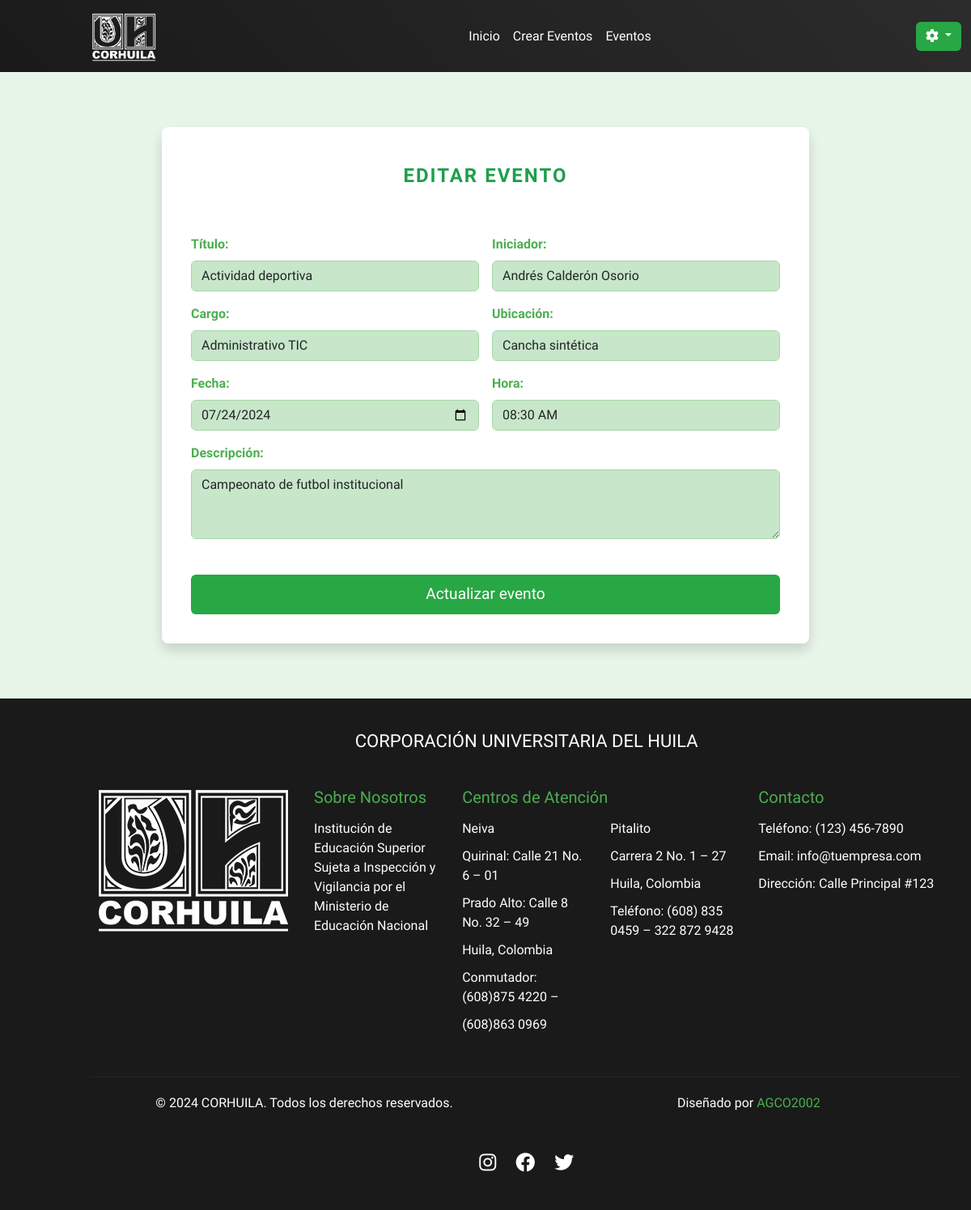
Page /editar_evento.php?id_evento=85 (signed in) on the committed database.
### tables this page shows
CREATE TABLE `eventos` (
  `id_evento` int(11) NOT NULL,
  `titulo` varchar(255) NOT NULL,
  `iniciador` varchar(100) NOT NULL,
  `cargo` varchar(100) NOT NULL,
  `descripcion` text NOT NULL,
  `fecha` date NOT NULL,
  `hora` time NOT NULL,
  `ubicacion` varchar(255) NOT NULL
);

### editar_evento.php (the view, shortened to what this page needs)
<?php
$idEvento = $_GET['id_evento'];
$db = new mysqli('localhost', 'root', '', 'corhuila');
$consulta = "SELECT titulo, iniciador, cargo, descripcion, fecha, hora, ubicacion FROM eventos WHERE id_evento = ?";
$stmt = $db->prepare($consulta);
$stmt->bind_param('i', $idEvento);
$stmt->execute();
$stmt->bind_result($titulo, $iniciador, $cargo, $descripcion, $fecha, $hora, $ubicacion);
$hora_ampm = date("h:i A", strtotime($hora));
?>
<!DOCTYPE html>
<html lang="es">
<head>
    <link href="https://cdn.jsdelivr.net/npm/bootstrap@5.3.0-alpha1/dist/css/bootstrap.min.css" rel="stylesheet">
    <link href="https://cdnjs.cloudflare.com/ajax/libs/font-awesome/6.4.0/css/all.min.css" rel="stylesheet">
    <link href="styles/estilo_editar_eventos.css" rel="stylesheet">
</head>
<body>
    <nav class="navbar navbar-expand-lg navbar-dark bg-dark">
        <div class="container-fluid custom-container">
            <a class="navbar-brand custom-logo" href="#">
                <img src="assets/CORHUILA.png" alt="Logo" width="80" height="60" class="d-inline-block align-text-top">
            </a>
            <div class="collapse navbar-collapse custom-navbar" id="navbarNav">
                <ul class="navbar-nav me-auto mb-2 mb-lg-0">
                    <li class="nav-item">
                        <a class="nav-link" href="index.php">Inicio</a>
                    </li>
                    <li class="nav-item">
                        <a class="nav-link" href="crear_eventos.php">Crear Eventos</a>
                    </li>
                    <li class="nav-item">
                        <a class="nav-link" href="mostrar_eventos.php">Eventos</a>
                    </li>
                </ul>
                <div class="dropdown">
                    <button class="btn btn-secondary dropdown-toggle" type="button" id="dropdownMenuButton" data-bs-toggle="dropdown" aria-expanded="false">
                        <i class="fas fa-cog"></i>
                    </button>
                </div>
            </div>
        </div>
    </nav>
    <div class="container mt-5">
        <div class="card">
            <div class="card-body">
                <h1 class="text-center mb-5 text-success">Editar evento</h1>
                <form action="php/actualizar_evento.php" method="post">
                    <div class="row g-3">
                        <div class="col-md-6">
                            <label for="titulo" class="form-label">Título:</label>
                            <input type="text" class="form-control" id="titulo" name="titulo" value="<?php echo $titulo; ?>" required>
                        </div>
                        <div class="col-md-6">
                            <label for="iniciador" class="form-label">Iniciador:</label>
                            <input type="text" class="form-control" id="iniciador" name="iniciador" value="<?php echo $iniciador; ?>" required>
                        </div>
                        <div class="col-md-6">
                            <label for="cargo" class="form-label">Cargo:</label>
                            <input type="text" class="form-control" id="cargo" name="cargo" value="<?php echo $cargo; ?>" required>
                        </div>
                        <div class="col-md-6">
                            <label for="ubicacion" class="form-label">Ubicación:</label>
                            <input type="text" class="form-control" id="ubicacion" name="ubicacion" value="<?php echo $ubicacion; ?>" required>
                        </div>
                        <div class="col-md-6">
                            <label for="fecha" class="form-label">Fecha:</label>
                            <input type="date" class="form-control" id="fecha" name="fecha" value="<?php echo $fecha; ?>" required>
                        </div>
                        <div class="col-md-6">
                            <label for="hora" class="form-label">Hora:</label>
                            <input type="text" class="form-control" id="hora" name="hora" value="<?php echo $hora_ampm; ?>" pattern="(0[1-9]|1[0-2]):[0-5][0-9] (AM|PM)" placeholder="hh:mm AM/PM" required>
                        </div>
                        <div class="col-12">
                            <label for="descripcion" class="form-label">Descripción:</label>
                            <textarea class="form-control" id="descripcion" name="descripcion" rows="3" required><?php echo $descripcion; ?></textarea>
                        </div>
                        <div class="col-12 mt-4">
                            <button type="submit" class="btn btn-success w-100">Actualizar evento</button>
                        </div>
                    </div>
                </form>
            </div>
        </div>
    </div>
    <footer class="footer mt-5">
        <div class="container-fluid custom-container">
            <h1 class="text-center">Corporación Universitaria del Huila</h1>
            <br>
            <div class="row">
                <div class="col-md-3 col-sm-12 mb-3">
                    <center><img src="assets/CORHUILA.png" alt="Logo" class="footer-logo"></center>
                </div>
                <div class="col-md-2 col-sm-6 mb-3">
                    <h5>Sobre Nosotros</h5>
                    <p>Institución de Educación Superior Sujeta a Inspección y Vigilancia por el Ministerio de Educación Nacional</p>
                </div>
                <div class="col-md-4 col-sm-6 mb-3">
                    <h5>Centros de Atención</h5>
                    <div class="row">
                        <div class="col-sm-6">
                            <ul class="list-unstyled">
                                <li>Neiva</li>
                                <li>Quirinal: Calle 21 No. 6 – 01</li>
                                <li>Prado Alto: Calle 8 No. 32 – 49</li>
                                <li>Huila, Colombia</li>
                                <li>Conmutador: (608)875 4220 –</li>
                                <li>(608)863 0969</li>
                            </ul>
                        </div>
                        <div class="col-sm-6">
                            <ul class="list-unstyled">
                                <li>Pitalito</li>
                                <li>Carrera 2 No. 1 – 27</li>
                                <li>Huila, Colombia</li>
                                <li>Teléfono: (608) 835 0459 – 322 872 9428</li>
                            </ul>
                        </div>
                    </div>
                </div>
                <div class="col-md-3 col-sm-6 mb-3">
                    <h5>Contacto</h5>
                    <ul class="list-unstyled">
                        <li>Teléfono: (123) 456-7890</li>
                        <li>Email: info@tuempresa.com</li>
                        <li>Dirección: Calle Principal #123</li>
                    </ul>
                </div>
            </div>
            <hr>
            <div class="row mt-3">
                <div class="col-md-6 col-sm-12 mb-2 text-center">
                    <p>&copy; 2024 CORHUILA. Todos los derechos reservados.</p>
                </div>
                <div class="col-md-6 col-sm-12 mb-2 text-md-end text-center">
                    <p class="text-center">Diseñado por <span>AGCO2002</span></p>
                </div>
            </div>
            <div class="social-icons">
                <a href="https://www.instagram.com/corhuilaoficial/" class="social-icon"><i class="fab fa-instagram"></i></a>
                <a href="https://www.facebook.com/UHCorhuila" class="social-icon"><i class="fab fa-facebook"></i></a>
                <a href="https://x.com/i/flow/login?redirect_after_login=%2Fcorhuila" class="social-icon"><i class="fab fa-twitter"></i></a>
            </div>
        </div>
    </footer>
</body>
</html>

### styles/estilo_editar_eventos.css (style rules this page uses)
html, body { height: 100%; margin: 0; padding: 0; overflow-x: hidden; }
body { font-family: 'Geomanist', sans-serif; background-color: #e8f5e9; display: flex; flex-direction: column; }
.nav-link::after { content: ''; position: absolute; width: 0; height: 2px; bottom: 0; left: 50%; background-color: #28a745; transition: all 0.3s ease; }
.navbar { background: linear-gradient(45deg, #1a1a1a, #2c2c2c) !important; position: relative; z-index: 1000; }
.custom-container { padding-left: 3cm !important; }
.custom-logo { margin-right: 5cm; transition: filter 0.3s ease, transform 0.3s ease; }
.navbar-collapse { margin-left: 5cm; display: flex; justify-content: center; }
.navbar-brand, .nav-link { color: #ffffff !important; transition: color 0.3s ease; position: relative; }
.dropdown-toggle { background-color: #28a745 !important; border: none; transition: background-color 0.3s ease, transform 0.3s ease; }
.container { max-width: 800px; margin: 0 auto; flex: 1 0 auto; display: flex; flex-direction: column; justify-content: center; padding: 20px 0; }
.card { border: none; box-shadow: 0 0.5rem 1rem rgba(0, 0, 0, 0.15); background-color: #ffffff; border-radius: 8px; padding: 20px; transition: transform 0.3s ease, box-shadow 0.3s ease; animation: fadeIn 0.5s ease-in-out; }
h1.text-center.mb-5.text-success { color: #1f9f4c !important; font-size: 1.5rem; font-weight: 700; text-transform: uppercase; letter-spacing: 2px; position: relative; display: block; padding: 10px 20px; overflow: hidden; text-align: center; margin: 0 auto; max-width: fit-content; }
h1.text-center.mb-5.text-success::before { content: ''; position: absolute; top: 0; left: -100%; width: 100%; height: 2px; background: linear-gradient(90deg, transparent, #0d3320, transparent); animation: animate 2s linear infinite; }
h1.text-center.mb-5.text-success::after { content: ''; position: absolute; bottom: 0; right: -100%; width: 100%; height: 2px; background: linear-gradient(90deg, transparent, #0d3320, transparent); animation: animate 2s linear infinite reverse; }
.form-label { font-weight: bold; color: #4caf50; transition: color 0.3s ease, transform 0.3s ease; }
.form-control { border: 1px solid #a5d6a7; background-color: #c8e6c9; transition: all 0.3s ease; animation: slideIn 0.5s ease-in-out; }
.btn-success { background-color: #28a745; border: none; color: white; padding: 10px 25px; font-size: 1.2rem; margin-top: 20px; position: relative; overflow: hidden; transition: all 0.3s ease; z-index: 1; }
.btn-success:before { content: ''; position: absolute; top: 0; left: -100%; width: 100%; height: 100%; background: linear-gradient(120deg, transparent, rgba(255, 255, 255, 0.3), transparent); transition: all 0.4s; z-index: -1; }
.footer { background-color: #1a1a1a; color: #fff; padding: 40px 0; flex-shrink: 0; }
.footer h1 { font-size: 22px; color: #fff; margin-bottom: 20px; transition: color 0.3s ease, transform 0.3s ease; animation: pulse 2s infinite; text-transform: uppercase; }
.footer-logo { max-width: 100%; height: auto; margin-bottom: 20px; transition: filter 0.3s ease, transform 0.3s ease; }
.footer h5 { color: #4caf50; margin-bottom: 15px; transition: transform 0.3s ease; }
.footer ul { padding-left: 0; }
.footer ul li { margin-bottom: 10px; transition: color 0.3s ease, transform 0.3s ease; }
.social-icons { text-align: center; margin-top: 20px; }
.social-icon { color: #fff; font-size: 24px; margin: 0 10px; transition: color 0.3s ease, transform 0.3s ease; }
hr { border: 0; border-top: 1px solid #424242; margin: 20px 0; }
span { color: #4caf50; }

### rows in the picture
eventos: titulo "Actividad deportiva", iniciador "Andrés Calderón Osorio", cargo "Administrativo TIC", ubicacion "Cancha sintética", fecha "07/24/2024", hora "08:30 AM", descripcion "Campeonato de futbol institucional"
